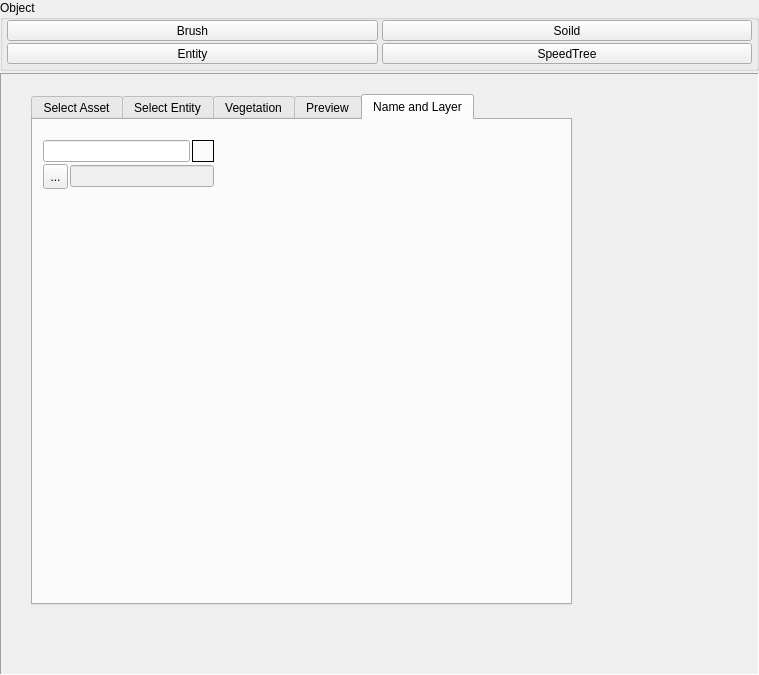
<ui version="4.0" >
 <class>CreationPanelClass</class>
 <widget class="QWidget" name="CreationPanelClass" >
  <property name="geometry" >
   <rect>
    <x>0</x>
    <y>0</y>
    <width>759</width>
    <height>675</height>
   </rect>
  </property>
  <property name="windowTitle" >
   <string>CreationPanel</string>
  </property>
  <layout class="QVBoxLayout" >
   <property name="spacing" >
    <number>2</number>
   </property>
   <property name="margin" >
    <number>0</number>
   </property>
   <item>
    <widget class="QGroupBox" name="groupBox" >
     <property name="title" >
      <string>Object</string>
     </property>
     <layout class="QGridLayout" >
      <property name="leftMargin" >
       <number>4</number>
      </property>
      <property name="topMargin" >
       <number>0</number>
      </property>
      <property name="rightMargin" >
       <number>4</number>
      </property>
      <property name="bottomMargin" >
       <number>4</number>
      </property>
      <property name="horizontalSpacing" >
       <number>4</number>
      </property>
      <property name="verticalSpacing" >
       <number>2</number>
      </property>
      <item row="0" column="0" >
       <widget class="QToolButton" name="modelButton" >
        <property name="sizePolicy" >
         <sizepolicy vsizetype="Fixed" hsizetype="Expanding" >
          <horstretch>0</horstretch>
          <verstretch>0</verstretch>
         </sizepolicy>
        </property>
        <property name="text" >
         <string>Brush</string>
        </property>
        <property name="toolButtonStyle" >
         <enum>Qt::ToolButtonTextBesideIcon</enum>
        </property>
       </widget>
      </item>
      <item row="0" column="1" >
       <widget class="QToolButton" name="buildingButton" >
        <property name="sizePolicy" >
         <sizepolicy vsizetype="Fixed" hsizetype="Expanding" >
          <horstretch>0</horstretch>
          <verstretch>0</verstretch>
         </sizepolicy>
        </property>
        <property name="text" >
         <string>Soild</string>
        </property>
        <property name="toolButtonStyle" >
         <enum>Qt::ToolButtonTextBesideIcon</enum>
        </property>
       </widget>
      </item>
      <item row="1" column="0" >
       <widget class="QToolButton" name="entity" >
        <property name="sizePolicy" >
         <sizepolicy vsizetype="Fixed" hsizetype="Expanding" >
          <horstretch>0</horstretch>
          <verstretch>0</verstretch>
         </sizepolicy>
        </property>
        <property name="text" >
         <string>Entity</string>
        </property>
       </widget>
      </item>
      <item row="1" column="1" >
       <widget class="QToolButton" name="createTree" >
        <property name="sizePolicy" >
         <sizepolicy vsizetype="Fixed" hsizetype="Expanding" >
          <horstretch>0</horstretch>
          <verstretch>0</verstretch>
         </sizepolicy>
        </property>
        <property name="text" >
         <string>SpeedTree</string>
        </property>
       </widget>
      </item>
     </layout>
    </widget>
   </item>
   <item>
    <widget class="QFrame" name="roolupFrame" >
     <property name="sizePolicy" >
      <sizepolicy vsizetype="Expanding" hsizetype="Expanding" >
       <horstretch>0</horstretch>
       <verstretch>0</verstretch>
      </sizepolicy>
     </property>
     <property name="frameShape" >
      <enum>QFrame::Panel</enum>
     </property>
     <property name="frameShadow" >
      <enum>QFrame::Sunken</enum>
     </property>
     <property name="lineWidth" >
      <number>1</number>
     </property>
     <layout class="QHBoxLayout" >
      <property name="spacing" >
       <number>0</number>
      </property>
      <property name="margin" >
       <number>0</number>
      </property>
      <item>
       <widget class="Rollup" name="rollup" >
        <property name="sizePolicy" >
         <sizepolicy vsizetype="Expanding" hsizetype="Expanding" >
          <horstretch>0</horstretch>
          <verstretch>0</verstretch>
         </sizepolicy>
        </property>
        <property name="autoFillBackground" >
         <bool>true</bool>
        </property>
        <property name="frameShape" >
         <enum>QFrame::NoFrame</enum>
        </property>
        <property name="frameShadow" >
         <enum>QFrame::Plain</enum>
        </property>
        <widget class="QTabWidget" name="tabWidget" >
         <property name="geometry" >
          <rect>
           <x>30</x>
           <y>20</y>
           <width>541</width>
           <height>511</height>
          </rect>
         </property>
         <property name="currentIndex" >
          <number>4</number>
         </property>
         <widget class="QWidget" name="tab_1" >
          <attribute name="title" >
           <string>Select Asset</string>
          </attribute>
          <widget class="DirTree" name="selectModel" >
           <property name="geometry" >
            <rect>
             <x>30</x>
             <y>70</y>
             <width>251</width>
             <height>381</height>
            </rect>
           </property>
           <property name="minimumSize" >
            <size>
             <width>0</width>
             <height>250</height>
            </size>
           </property>
           <column>
            <property name="text" >
             <string>models</string>
            </property>
           </column>
          </widget>
         </widget>
         <widget class="QWidget" name="tab_2" >
          <attribute name="title" >
           <string>Select Entity</string>
          </attribute>
          <widget class="QTreeWidget" name="selectEntity" >
           <property name="enabled" >
            <bool>true</bool>
           </property>
           <property name="geometry" >
            <rect>
             <x>40</x>
             <y>80</y>
             <width>251</width>
             <height>381</height>
            </rect>
           </property>
           <property name="minimumSize" >
            <size>
             <width>0</width>
             <height>250</height>
            </size>
           </property>
           <property name="rootIsDecorated" >
            <bool>false</bool>
           </property>
           <property name="headerHidden" >
            <bool>true</bool>
           </property>
           <column>
            <property name="text" >
             <string>entities</string>
            </property>
           </column>
          </widget>
         </widget>
         <widget class="QWidget" name="tab_3" >
          <attribute name="title" >
           <string>Vegetation</string>
          </attribute>
          <widget class="QFrame" name="frame" >
           <property name="geometry" >
            <rect>
             <x>140</x>
             <y>110</y>
             <width>220</width>
             <height>334</height>
            </rect>
           </property>
           <property name="frameShape" >
            <enum>QFrame::NoFrame</enum>
           </property>
           <property name="frameShadow" >
            <enum>QFrame::Raised</enum>
           </property>
           <layout class="QVBoxLayout" >
            <item>
             <widget class="QLabel" name="label" >
              <property name="pixmap" >
               <pixmap resource="resources/editor.qrc" >:/images/speedtree_logo.png</pixmap>
              </property>
             </widget>
            </item>
            <item>
             <widget class="DirTree" name="selectTree" >
              <property name="minimumSize" >
               <size>
                <width>0</width>
                <height>250</height>
               </size>
              </property>
              <column>
               <property name="text" >
                <string>speedtrees</string>
               </property>
              </column>
             </widget>
            </item>
           </layout>
          </widget>
         </widget>
         <widget class="QWidget" name="tab_4" >
          <attribute name="title" >
           <string>Preview</string>
          </attribute>
          <widget class="PreviewWidget" native="1" name="preview" >
           <property name="geometry" >
            <rect>
             <x>70</x>
             <y>50</y>
             <width>201</width>
             <height>128</height>
            </rect>
           </property>
           <property name="minimumSize" >
            <size>
             <width>0</width>
             <height>128</height>
            </size>
           </property>
          </widget>
         </widget>
         <widget class="QWidget" name="tab_" >
          <attribute name="title" >
           <string>Name and Layer</string>
          </attribute>
          <widget class="QFrame" name="browserFrame" >
           <property name="geometry" >
            <rect>
             <x>10</x>
             <y>20</y>
             <width>171</width>
             <height>49</height>
            </rect>
           </property>
           <property name="sizePolicy" >
            <sizepolicy vsizetype="Expanding" hsizetype="Expanding" >
             <horstretch>0</horstretch>
             <verstretch>0</verstretch>
            </sizepolicy>
           </property>
           <property name="frameShape" >
            <enum>QFrame::NoFrame</enum>
           </property>
           <property name="frameShadow" >
            <enum>QFrame::Plain</enum>
           </property>
           <layout class="QGridLayout" >
            <property name="margin" >
             <number>0</number>
            </property>
            <property name="spacing" >
             <number>2</number>
            </property>
            <item row="0" column="0" colspan="2" >
             <widget class="QLineEdit" name="objectName" />
            </item>
            <item row="0" column="2" >
             <widget class="ColorLabel" name="objectColor" >
              <property name="minimumSize" >
               <size>
                <width>22</width>
                <height>22</height>
               </size>
              </property>
              <property name="maximumSize" >
               <size>
                <width>22</width>
                <height>22</height>
               </size>
              </property>
              <property name="frameShape" >
               <enum>QFrame::Box</enum>
              </property>
              <property name="text" >
               <string/>
              </property>
             </widget>
            </item>
            <item row="1" column="0" >
             <widget class="QToolButton" name="toolButton" >
              <property name="minimumSize" >
               <size>
                <width>25</width>
                <height>25</height>
               </size>
              </property>
              <property name="maximumSize" >
               <size>
                <width>25</width>
                <height>25</height>
               </size>
              </property>
              <property name="text" >
               <string>...</string>
              </property>
             </widget>
            </item>
            <item row="1" column="1" colspan="2" >
             <widget class="QLineEdit" name="lineEdit_2" >
              <property name="enabled" >
               <bool>false</bool>
              </property>
              <property name="readOnly" >
               <bool>true</bool>
              </property>
             </widget>
            </item>
           </layout>
          </widget>
         </widget>
        </widget>
       </widget>
      </item>
     </layout>
    </widget>
   </item>
  </layout>
 </widget>
 <layoutdefault spacing="6" margin="11" />
 <customwidgets>
  <customwidget>
   <class>Rollup</class>
   <extends>QFrame</extends>
   <header>rollup.h</header>
   <container>1</container>
  </customwidget>
  <customwidget>
   <class>DirTree</class>
   <extends>QTreeWidget</extends>
   <header>dirtree.h</header>
  </customwidget>
  <customwidget>
   <class>ColorLabel</class>
   <extends>QLabel</extends>
   <header>widgetlib.h</header>
  </customwidget>
  <customwidget>
   <class>PreviewWidget</class>
   <extends>QWidget</extends>
   <header>renderwidget.h</header>
   <container>1</container>
  </customwidget>
 </customwidgets>
 <resources>
  <include location="resources/editor.qrc" />
 </resources>
 <connections/>
</ui>
